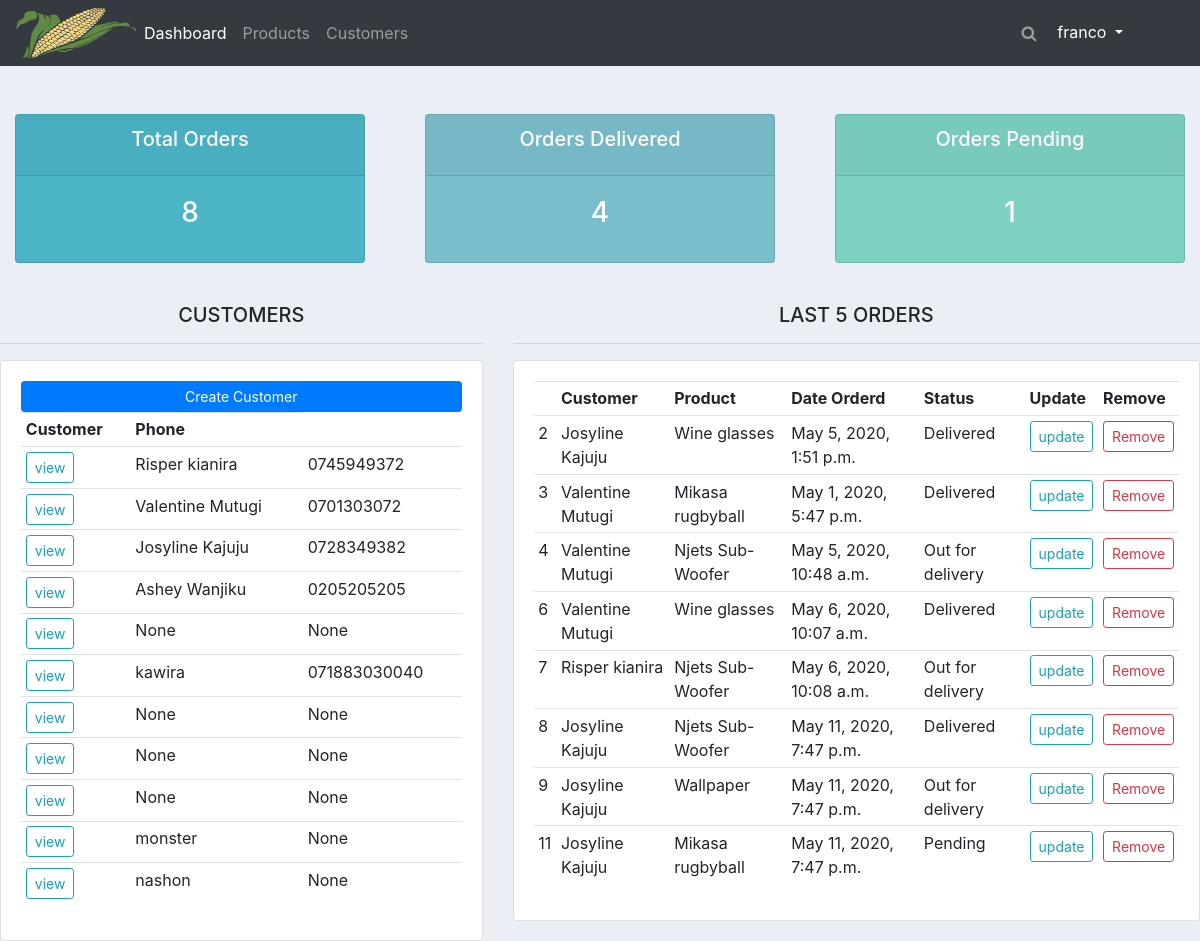
The app's page / (signed in) with its own data.
### accounts/models.py (models this page shows, shortened)
class Customer(models.Model):
    user = models.OneToOneField(User, null=True, blank=True, on_delete=models.CASCADE)
    name = models.CharField(max_length=200, null=True)
    phone = models.CharField(max_length=200, null=True)
    email = models.CharField(max_length=200)
    location = models.CharField(max_length=200, null=True)
    profile_pic = models.ImageField(default='index.png', null=True, blank=True)
    date_created = models.DateTimeField(auto_now=True)

class Order(models.Model):
    STATUS = (
        ('Pending', 'Pending'),
        ('Out for delivery', 'Out for delivery'),
        ('Delivered', 'Delivered')
    )
    customer = models.ForeignKey(Customer, null=True, on_delete=models.SET_NULL)
    product = models.ForeignKey(Product, null=True, on_delete=models.SET_NULL)
    date_created = models.DateTimeField(auto_now=True, null=True,)
    status = models.CharField(max_length=200, null=True, choices=STATUS)
    note = models.CharField(max_length=200, null=True)

class Product(models.Model):
    CATEGORY = (
        ('indoor', 'indoor'),
        ('outdoor', 'outdoor')
    )
    name = models.CharField(max_length=200, null=True)
    price = models.CharField(max_length=200)
    category = models.CharField(max_length=200, null=True, choices=CATEGORY)
    description = models.CharField(max_length=200, null=True, blank=True)
    date_created = models.DateTimeField(auto_now=True, null=True)
    tags = models.ManyToManyField(Tag)
    def __str__(self):
        return self.name

### accounts/decorators.py (the view)
    def wrapper_function(request, *args, **kwargs):
        group = None
        if request.user.groups.exists():
            group = request.user.groups.all()[0].name
        if group == 'customer':
            return redirect('user')
        if group == 'admin':
            return view_func(request, *args, **kwargs)

### accounts/views.py (called while the page is built)
@login_required(login_url='login')
@admin_only
def home(request):
    orders = Order.objects.all()
    customers = Customer.objects.all
    total_customers = Customer.objects.count()
    total_orders = orders.count()
    deliv_orders = Order.objects.filter(status="Delivered")
    delivered_orders = deliv_orders.count()
    pend_orders = Order.objects.filter(status="Pending")
    pending_orders = pend_orders.count()
    context = {
        "orders": orders,
        "customers": customers,
        "total_customers": total_customers,
        "total_orders": total_orders,
        "delivered_orders": delivered_orders,
        "pending_orders": pending_orders
    }
    return render(request, 'accounts/dashboard.html', context)

### accounts/templates/accounts/dashboard.html
{% extends 'accounts/main.html' %}
{% load static %}
{% block content %}
    {%  include 'accounts/status.html' %}
<br>
<div class="row">
	<div class="col-md-5">
		<h5 style="text-align:center;">CUSTOMERS</h5>
		<hr>
		<div class="card card-body">
			<a class="btn btn-primary  btn-sm btn-block" href="{% url 'create_customer' %}">Create Customer</a>
			<table class="table table-sm">
				<tr>
					<th>Customer</th>
					<th>Phone</th>
				</tr>
				{% for customer in customers %}
					<tr>
						<td><a class="btn btn-sm btn-outline-info"  href="{% url 'customer' customer.id %} ">view</a></td>
						<td>
							{{ customer.name }}
						</td>
						<td>
							{{ customer.phone }}
						</td>
					</tr>
				{% endfor %}
			</table>
		</div>
	</div>
	<div class="col-md-7" >
		<h5 style="text-align:center;" >LAST 5 ORDERS</h5>
		<hr>
		<div class="card card-body">
			<table class="table table-sm">
				<tr>
					<th></th>
					<th>Customer</th>
					<th>Product</th>
					<th>Date Orderd</th>
					<th>Status</th>
					<th>Update</th>
					<th>Remove</th>
				</tr>
				{% for order in orders %}
					<tr>
						<td>{{order.id}}</td>
						<td>{{order.customer.name}}</td>
						<td>
							{{ order.product }}
						</td>
						<td>
							{{ order.date_created }}
						</td>
						<td>
							{{ order.status }}
						</td>
						<td>
							<a class="btn btn-sm btn-outline-info" href="{% url 'update_order' order.id %}">update</a>
						</td>
						<td>
							<a class="btn btn-sm btn-outline-danger"  href="{% url 'delete_order' order.id %}">Remove</a>
						</td>
					</tr>
				{% endfor %}
			</table>
		</div>
	</div>
</div>
{% endblock %}

### accounts/templates/accounts/main.html (shortened to what this page needs)
{% load static %}
<!DOCTYPE html>
<html lang="en">
<head>
    <link rel="stylesheet" href="https://stackpath.bootstrapcdn.com/bootstrap/4.4.1/css/bootstrap.min.css">
    <link rel="stylesheet"  href="https://stackpath.bootstrapcdn.com/font-awesome/4.7.0/css/font-awesome.min.css">
    <link rel="stylesheet" type="text/css" href="{% static 'css/main.css' %}">
</head>
<body>
    {% include 'accounts/navbar.html' %}
    <br>
    {% block content %}
    {% endblock %}
</body>
</html>

### accounts/templates/accounts/navbar.html (shortened to what this page needs)
{% load static %}
<nav class="navbar navbar-expand-lg navbar-dark bg-dark">
    <img  src="{% static 'images/corn2.png'%} " alt="" height="50" width="120">
  <div class="collapse navbar-collapse" id="navbarTogglerDemo02">
    <ul class="navbar-nav mr-auto mt-2 mt-lg-0">
      {% if request.user.is_staff %}
        <li class="nav-item active">
          <a class="nav-link" href="{% url 'home' %}">Dashboard <span class="sr-only">(current)</span></a>
        </li>
        <li class="nav-item">
          <a class="nav-link" href="{% url 'products' %}">Products</a>
        </li>
        <li class="nav-item">
          <a class="nav-link" href="{% url 'customer' 1 %}">Customers</a>
        </li>
      {% endif %}
      </ul>
      <ul class=" navbar-nav mr-4 mt-2 mt-lg-0">
        <li class="nav-item-right">
            <a class="nav-link" href="#"><i class="fa fa-search" aria-hidden="true"></i></a>
        </li>
        <li class="nav-item-right">
          <div class="dropdown show mr-4">
            <a style="color:white" class="btn  dropdown-toggle" role="button" id="dropdownMenuLink"
               data-toggle="dropdown" aria-haspopup="true" aria-expanded="false">{{user}}
            </a>
          </div>
        </li>
      </ul>
  </div>
</nav>

### accounts/templates/accounts/status.html
<br>
<div class="row">
	<div class="col">
		<div class="col-md">
			<div class="card text-center text-white  mb-3" id="total-orders">
			  	<div class="card-header">
			  		<h5 class="card-title">Total Orders</h5>
			  	</div>
			  	<div class="card-body">
			    	<h3 class="card-title">{{ total_orders }}</h3>
			  	</div>
			</div>
		</div>
	</div>
	<div class="col">
		<div class="col-md">
			<div class="card text-center text-white  mb-3" id="orders-delivered">
			  	<div class="card-header">
			  		<h5 class="card-title">Orders Delivered</h5>
			  	</div>
			  	<div class="card-body">
			    	<h3 class="card-title">{{ delivered_orders }}</h3>
			  	</div>
			</div>
		</div>
	</div>
	<div class="col">
		<div class="col-md">
			<div class="card text-center text-white  mb-3" id="orders-pending">
			  	<div class="card-header">
			  		<h5 class="card-title">Orders Pending</h5>
			  	</div>
			  	<div class="card-body">
			    	<h3 class="card-title">{{ pending_orders }}</h3>
			  	</div>
			</div>
		</div>
	</div>
</div>

### static/css/main.css (style rules this page uses)
body { background-color: #ebeff5; }
#total-orders { background-color: #4cb4c7; }
#orders-delivered { background-color: #7abecc; }
#orders-pending { background-color: #7CD1C0; }

### records on screen
Customer: name "Risper kianira", phone "0745949372"
Customer: name "Valentine Mutugi", phone "0701303072"
Customer: name "Josyline Kajuju", phone "0728349382"
Customer: name "Ashey Wanjiku", phone "0205205205"
Customer: name "None", phone "None"
Customer: name "kawira", phone "071883030040"
Customer: name "None", phone "None"
Customer: name "None", phone "None"
Customer: name "None", phone "None"
Customer: name "monster", phone "None"
Customer: name "nashon", phone "None"
Order: id "2", customer.name "Josyline Kajuju", product "Wine glasses", date_created "May 5, 2020, 1:51 p.m.", status "Delivered"
Order: id "3", customer.name "Valentine Mutugi", product "Mikasa rugbyball", date_created "May 1, 2020, 5:47 p.m.", status "Delivered"
Order: id "4", customer.name "Valentine Mutugi", product "Njets Sub-Woofer", date_created "May 5, 2020, 10:48 a.m.", status "Out for delivery"
Order: id "6", customer.name "Valentine Mutugi", product "Wine glasses", date_created "May 6, 2020, 10:07 a.m.", status "Delivered"
Order: id "7", customer.name "Risper kianira", product "Njets Sub-Woofer", date_created "May 6, 2020, 10:08 a.m.", status "Out for delivery"
Order: id "8", customer.name "Josyline Kajuju", product "Njets Sub-Woofer", date_created "May 11, 2020, 7:47 p.m.", status "Delivered"
Order: id "9", customer.name "Josyline Kajuju", product "Wallpaper", date_created "May 11, 2020, 7:47 p.m.", status "Out for delivery"
Order: id "11", customer.name "Josyline Kajuju", product "Mikasa rugbyball", date_created "May 11, 2020, 7:47 p.m.", status "Pending"

### other values on screen
{{ user }} "franco"
{{ total_orders }} "8"
{{ delivered_orders }} "4"
{{ pending_orders }} "1"
